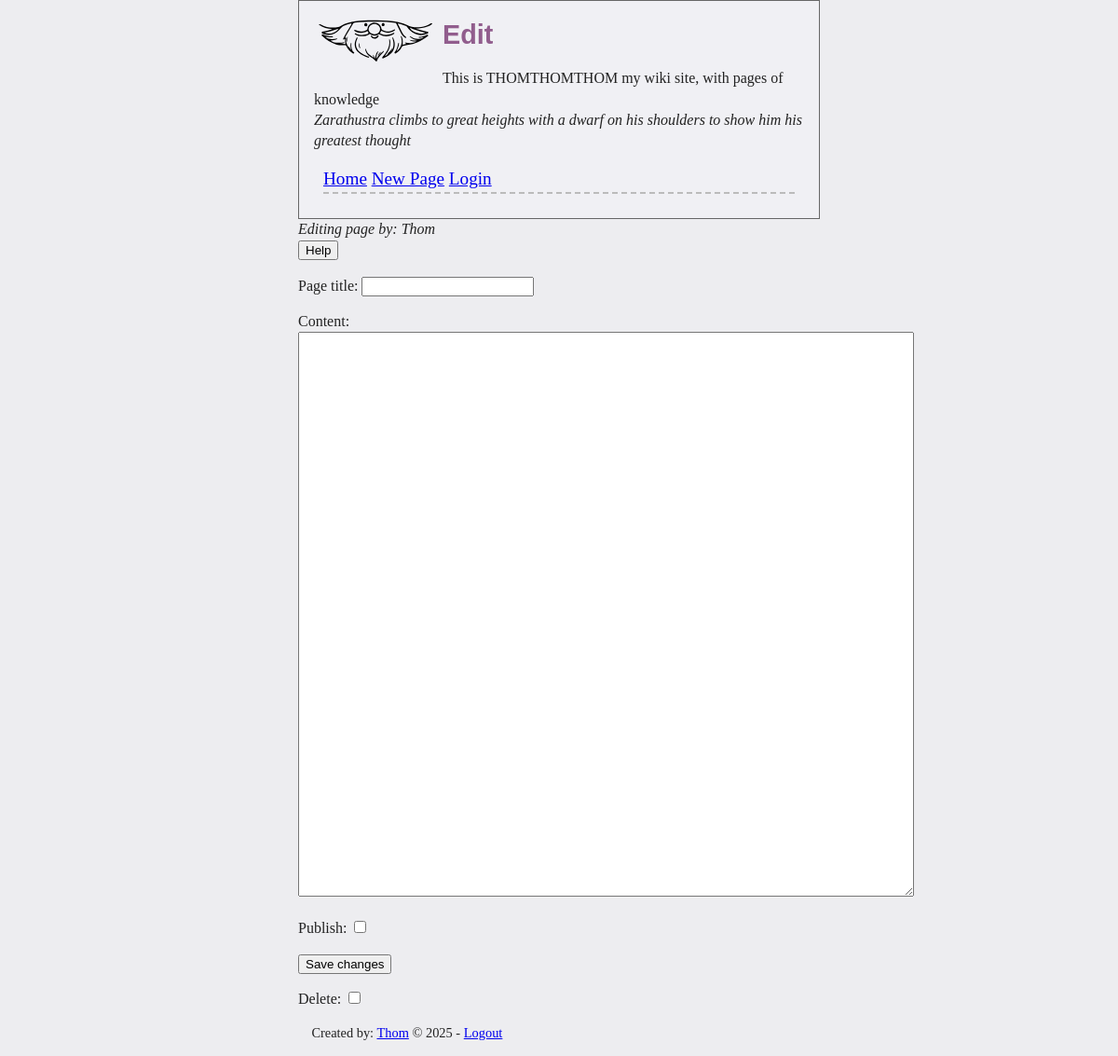
The page /page.php?title=Modal+Logic (signed in) on the database as committed earlier.
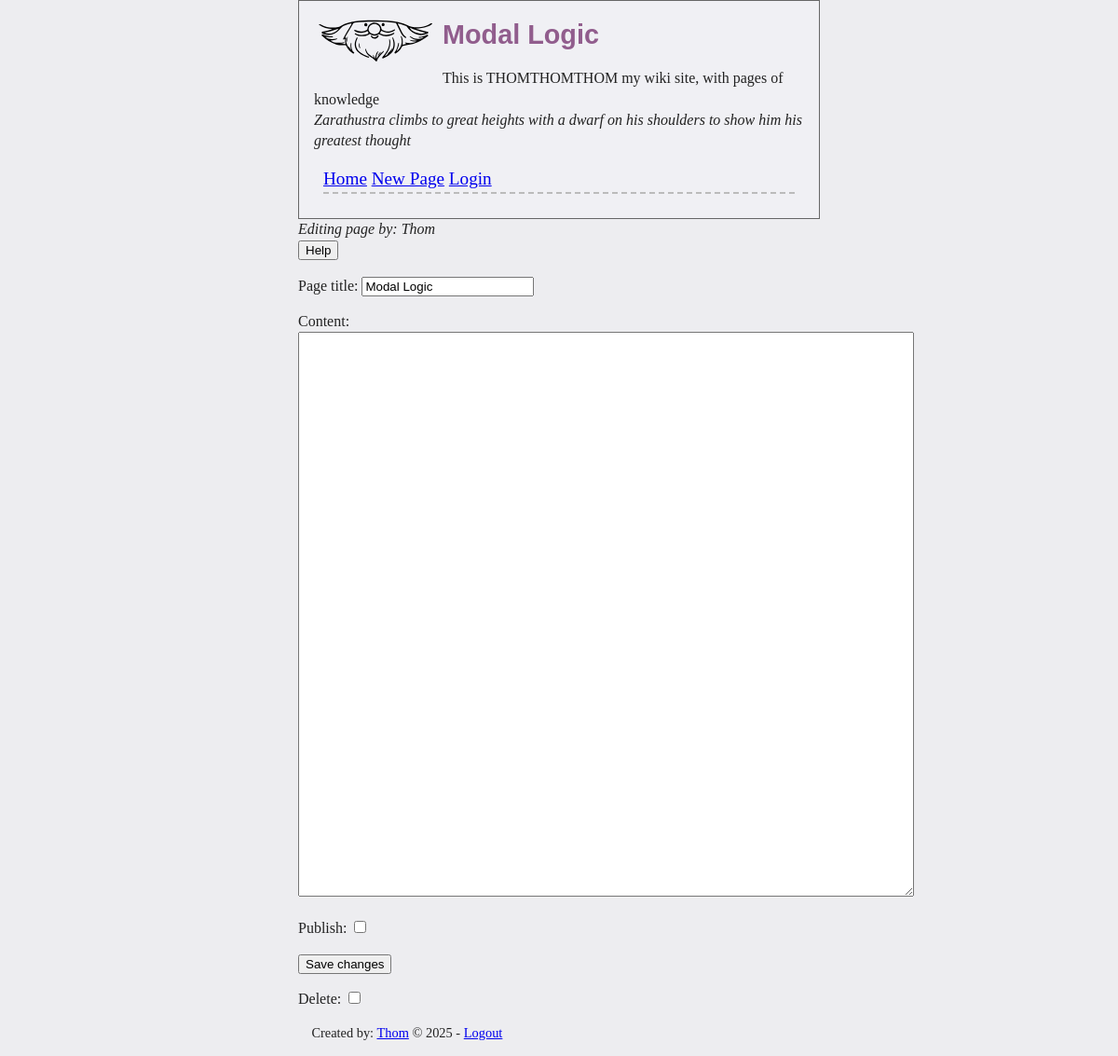
The same page on the database as committed later.
### tables this page shows
CREATE TABLE `pages` (
    `id` INTEGER NOT NULL PRIMARY KEY,
    `pagename` VARCHAR(255) NOT NULL,
    `madeby` INTEGER NOT NULL,
    `public` INTEGER NOT NULL CHECK (`public` IN (0, 1)),
    `ts` INTEGER,
    FOREIGN KEY (`madeby`) REFERENCES `users`(`id`)
);

### page.php (the view, shortened to what this page needs)
<?php
require "common.php";
$data = [];
$data['id'] = 0;
$data['pagename'] = null;
$data['madeby'] = "";
$data['ts'] = "";
$data['public'] = false;
$pageDir = $GLOBALS['page_dir'];
if (isset($_GET['title']) && trim($_GET['title']) != "") {
	$res = dbExec("SELECT * FROM `pages` WHERE `pagename` = :title", ['title' => trim($_GET['title'])]);
	if ($res) {
		$data = $res->fetch();
	}
}
$pageName = $data['pagename'].".txt";
$pageFile = $pageDir."/".$pageName;
$doesFileExist = file_exists($pageFile);
$editPage = isset($_GET['edit']) && $_GET['edit'] == true && isLoggedIn();
$showPageContent = false;
if (!isLoggedIn() && $data['public'] == false) {
	header("Location: login.php");
	exit;
} else if ((isset($data) && $data['public'] == true) || isLoggedIn()) {
	$showPageContent = true;
}
echo htHeader($data['pagename'] ?? "Edit");
echo "<div>\n";
if ($doesFileExist) {
	$res = dbExec(
		"SELECT * FROM `users`
		 LEFT JOIN `pages` ON `users`.`id` = `pages`.`madeby`
		 WHERE `pages`.`id` = :id AND `pages`.`madeby` = :mid",
		['mid' => $data['madeby'], 'id' => $data['id']]
	)->fetch();
	echo "<em>Created: ".date("Y-m-d H:i", $data['ts'])." by ".htmlspecialchars($res['name'])."</em></br>\n";
} else {
	echo "<em>Editing page by: ".htmlspecialchars($_COOKIE['login']['name'])."</em></br>\n";
}
if ($showPageContent == true && $doesFileExist == true && $editPage == false) {
	if (isLoggedIn()) {
		echo "<a href='page.php?title=".urlencode($data['pagename'])."&edit=1'>Edit page</a><br>\n";
	}
	$content = file_get_contents($pageFile);
	$safe = strip_tags($content, "<img><a>");
	echo "<pre>".$safe."</pre>\n";
	if (isLoggedIn()) echo "<p>This page is ".($data['public'] == true ? "public" : "private")."</p>";
} else {
?>
<div class="form-div">
	<button id="help-button">Help</button>
	<form action="" method="post" id="edit-page-form">
		<p>
			<label for="title">
				Page title:
				<input type="text" id="title" name="field[page_title]"
					   value="<?php echo htmlspecialchars($data['pagename'] ?? ""); ?>" required />
			</label>
		</p>
		<p>
			<label for="content">Content:</label><br>
			<textarea id="content" name="field[page_content]" rows="40" cols="80"><?php
			?></textarea>
		</p>
		<p>
			<label for="public">
				Publish:
				<input type="checkbox" id="public" name="field[page_public]" value="Yes"
					<?php echo $data['public'] ? "checked" : ""; ?> />
			</label>
		</p>
		<p>
			<input type="submit" id="upload" name="field[upload]" value="Save changes" required />
		</p>
			<label for="delete">
				Delete:
				<input type="checkbox" id="delete" name="field[page_delete]" value="Yes" />
			</label>
	</form>
</div>
<?php
}
echo "</div>\n";
echo htFooter();

### common.php (shortened to what this page needs)
<?php
function dbExec(string $query, array $params = []) {
	$stmt = $GLOBALS['db']->prepare($query);
	$stmt->setFetchMode(PDO::FETCH_ASSOC);
	$res = $stmt->execute(count($params) > 0 ? $params : null);
	return $stmt;
}
function isLoggedIn() {
	return true;
}
function htHeader(string $htTitle = ""): string {
	$htOut = "";
	$htOut .= "<!DOCTYPE html>\n";
	$htOut .= "<html lang=".$GLOBALS['lang'].">\n";
	$htOut .= "<head>\n";
	$htOut .= "<meta charset='utf-8'>";
	$htOut .= "<meta name='viewport' content='width=device-width, initial-scale=1.0'>\n";
	$htOut .= "<link rel='icon' type='image/png' href='static/icon32x32.png'/>\n";
	$htOut .= "<link rel='stylesheet'  href='style/index.css'/>\n";
	$htOut .= "<script id='MathJax-script' async src='https://cdn.jsdelivr.net/npm/mathjax@4/tex-mml-chtml.js'></scrip>";
	$htOut .= "<script src='https://cdnjs.cloudflare.com/ajax/libs/mathjax/2.7.4/latest.js?config=AM_CHTML'></script>";
	$htOut .= "<script src='static/ASCIIMathML.js'></script>";
	$htOut .= "<title>THOMTHOMTHOM - ".$htTitle."</title>\n";
	$htOut .= "</head>\n";
	$htOut .= "<body>\n";
	$htOut .= "<header>\n";
	$htOut .= "<img src='static/icon128x128.svg' />";
	$htOut .= "<h1>".$htTitle."</h1>";
	$htOut .= "<p>This is THOMTHOMTHOM my wiki site, with pages of knowledge<br>\n";
	$htOut .= "<em>Zarathustra climbs to great heights with a dwarf on his shoulders to show him his greatest thought</em></p>\n";
	$htOut .= "<nav>\n";
	$htOut .= "<a href='index.php'>Home</a>\n";
	$htOut .= "<a href='page.php'>New Page</a>\n";
	$htOut .= "<a href='login.php'>Login</a>\n";
	$htOut .= "</nav>\n";
	$htOut .= "</header>\n";
	$htOut .= "<main>\n";
	return $htOut;
}
function htFooter(): string {
	$htOut = "";
	$htOut .= "</main>\n";
	$htOut .= "<footer>Created by: <a href='https://thomveldhuis.xyz'>Thom</a> &copy; 2025 - \n";
	$htOut .= "<a href='login.php?logout=1'>Logout</a></footer>\n";
	$htOut .= "</body>\n";
	$htOut .= "</html>\n";
	return $htOut;
}

Rows that differ between the two databases and show on the page:
added pages: pagename "Modal Logic"
Other text that changed with them:
$htTitle: "Edit" → (not shown)
form field value: "☐" → (not shown)
